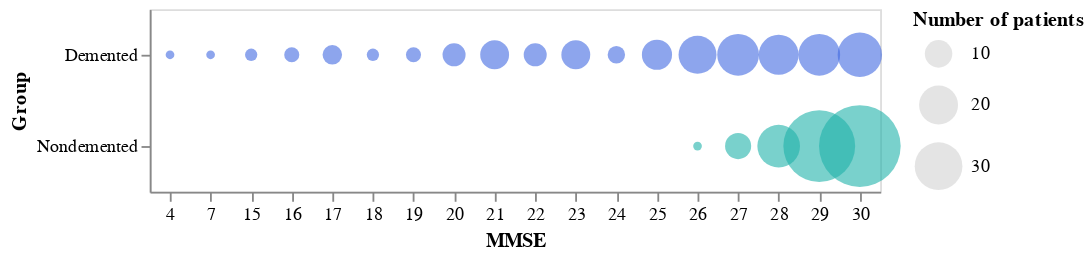

Source (notebook cell):
### Markdown cell above
### **MMSE: Dementia**

### Code cell
def ex_b(selector):
  GM = df.groupby(['Group','MMSE']).size().reset_index()
  GM.columns = ['Group',	'MMSE',	'Number of patients']

  return alt.Chart(GM).mark_circle(
      opacity=0.6
  ).encode(
      alt.X('MMSE:O', axis=alt.Axis(labelAngle=0)),
      alt.Y('Group:N'),
      alt.Size('Number of patients:Q',
          scale=alt.Scale(range=[0, 2000]),
          legend=alt.Legend(orient="right", 
          values=[10, 20, 30])),
      color = alt.condition(selector, 'Group:N', alt.value('lightgray'), 
          scale=alt.Scale(
          domain = ['Demented', 'Nondemented'], 
          range = ['royalblue', 'lightseagreen']), 
          legend=None)
  ).properties(width=400, height=100
  ).add_selection(selector)

interval = alt.selection_interval()
ex_b(interval)

### Figure 1 — Vega-Lite specification as saved in the notebook (floating-point values rounded to 4 significant figures)
{"config": {"view": {"continuousWidth": 400, "continuousHeight": 300}}, "data": {"name": "data-705e4a73730ecb287169675c23ea5a34"}, "mark": {"type": "circle", "opacity": 0.6}, "encoding": {"color": {"condition": {"type": "nominal", "field": "Group", "legend": null, "scale": {"domain": ["Demented", "Nondemented"], "range": ["royalblue", "lightseagreen"]}, "selection": "selector009"}, "value": "lightgray"}, "size": {"type": "quantitative", "field": "Number of patients", "legend": {"orient": "right", "values": [10, 20, 30]}, "scale": {"range": [0, 2000]}}, "x": {"type": "ordinal", "axis": {"labelAngle": 0}, "field": "MMSE"}, "y": {"type": "nominal", "field": "Group"}}, "height": 100, "selection": {"selector009": {"type": "interval"}}, "width": 400, "$schema": "https://vega.github.io/schema/vega-lite/v4.8.1.json", "datasets": {"data-705e4a73730ecb287169675c23ea5a34": [{"Group": "Demented", "MMSE": 4.0, "Number of patients": 1}, {"Group": "Demented", "MMSE": 7.0, "Number of patients": 1}, {"Group": "Demented", "MMSE": 15.0, "Number of patients": 2}, {"Group": "Demented", "MMSE": 16.0, "Number of patients": 3}, {"Group": "Demented", "MMSE": 17.0, "Number of patients": 5}, {"Group": "Demented", "MMSE": 18.0, "Number of patients": 2}, {"Group": "Demented", "MMSE": 19.0, "Number of patients": 3}, {"Group": "Demented", "MMSE": 20.0, "Number of patients": 7}, {"Group": "Demented", "MMSE": 21.0, "Number of patients": 11}, {"Group": "Demented", "MMSE": 22.0, "Number of patients": 7}, {"Group": "Demented", "MMSE": 23.0, "Number of patients": 11}, {"Group": "Demented", "MMSE": 24.0, "Number of patients": 4}, {"Group": "Demented", "MMSE": 25.0, "Number of patients": 12}, {"Group": "Demented", "MMSE": 26.0, "Number of patients": 19}, {"Group": "Demented", "MMSE": 27.0, "Number of patients": 23}, {"Group": "Demented", "MMSE": 28.0, "Number of patients": 21}, {"Group": "Demented", "MMSE": 29.0, "Number of patients": 23}, {"Group": "Demented", "MMSE": 30.0, "Number of patients": 26}, {"Group": "Nondemented", "MMSE": 26.0, "Number of patients": 1}, {"Group": "Nondemented", "MMSE": 27.0, "Number of patients": 9}, {"Group": "Nondemented", "MMSE": 28.0, "Number of patients": 24}, {"Group": "Nondemented", "MMSE": 29.0, "Number of patients": 68}, {"Group": "Nondemented", "MMSE": 30.0, "Number of patients": 88}]}}
